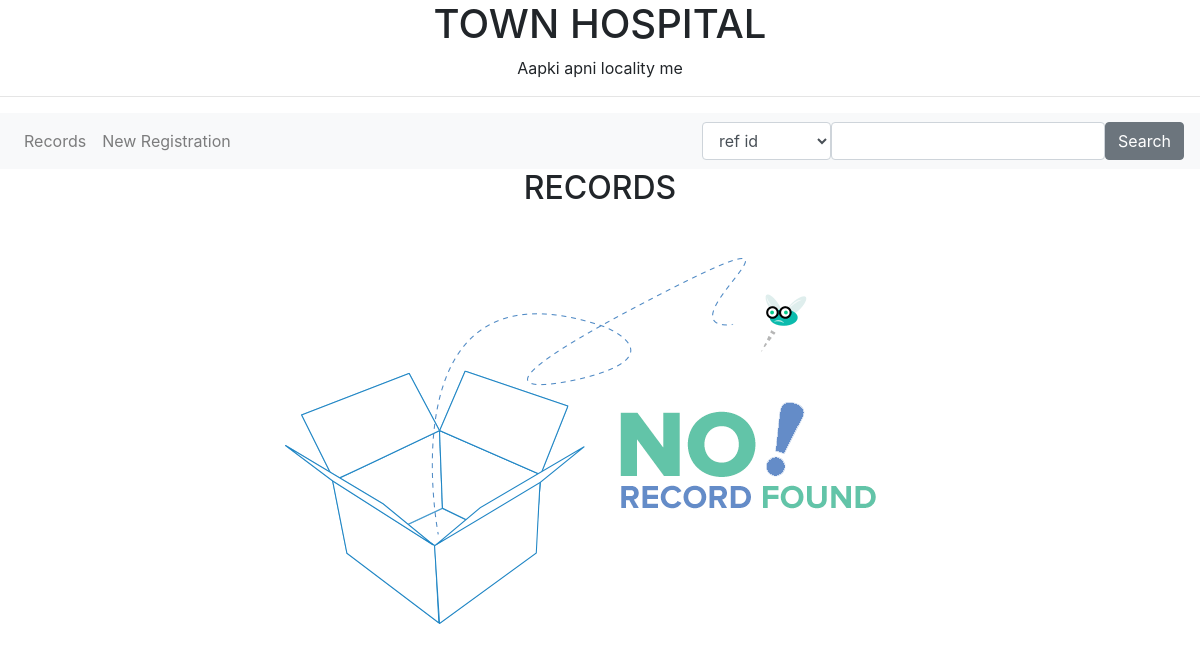
Before: /records with the older database file.
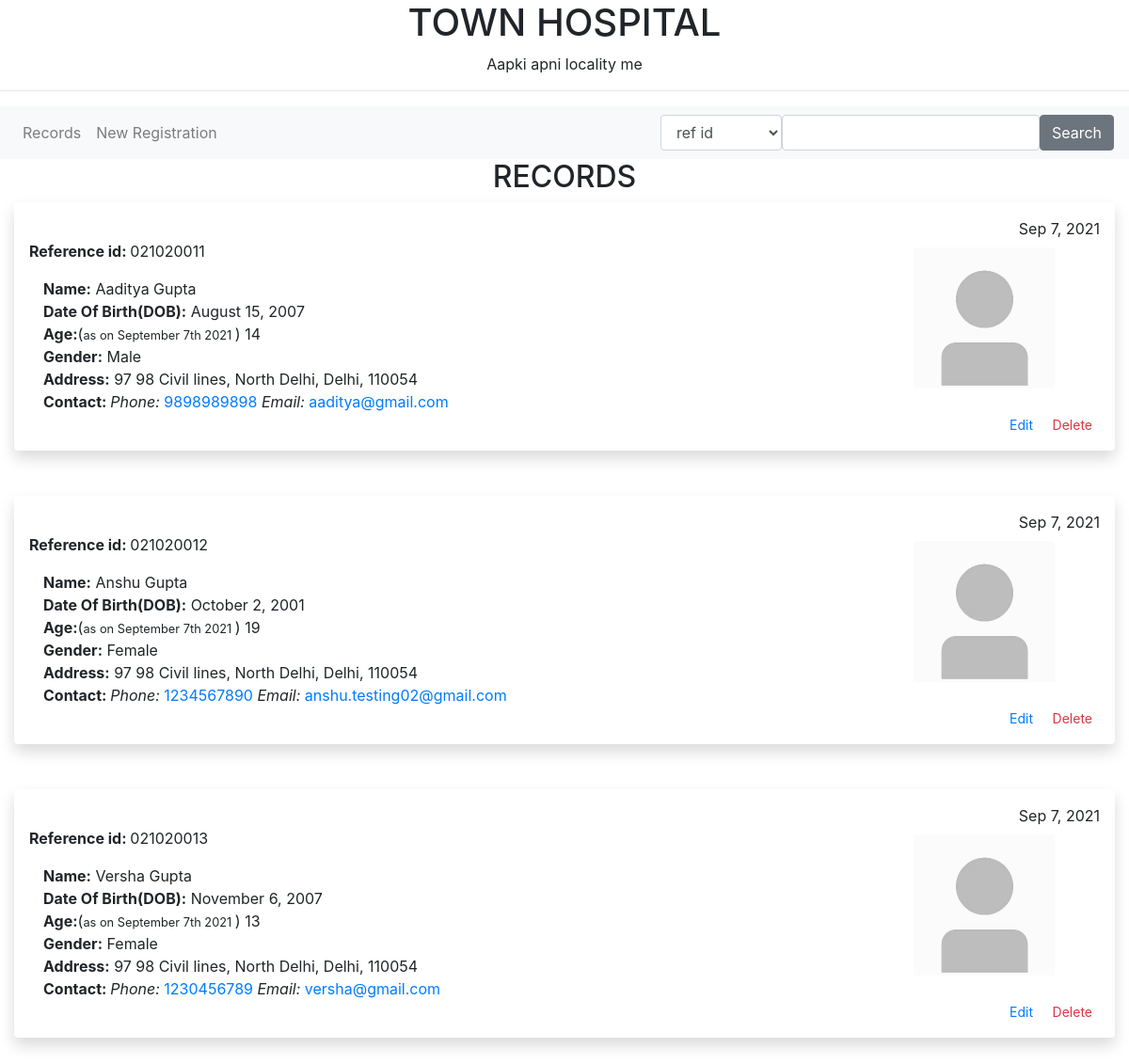
After: the same page with the newer database file.
### modelshm.py (models this page shows, shortened)
class Manage(db.Model):
    id=db.Column( db.Integer, primary_key=True)
    date=db.Column('Date', db.DATE)
    fn=db.Column('First name', db.String, nullable=False)
    ln=db.Column('Last name', db.String)
    dob= db.Column('D.O.B', db.DATE)
    age=db.Column('Age', db.Integer)
    gen=db.Column('Gender', db.String)
    add1=db.Column('Address1', db.String)
    add2 = db.Column('Address2', db.String)
    add3 = db.Column('Address3', db.String)
    add4 = db.Column('Address4', db.String)
    mob=db.Column('Phone', db.Integer)
    email=db.Column('email', db.String)

### routeshm.py (the view, shortened to what this page needs)
@app.route('/')
@app.route('/records', methods=["GET", "POST"])
def home():
    k = request.form.get("key")
    val1 = request.form.get("value1")
    val2 = request.form.get("value2")
    if not  val2 and k!="gen":
        datas=Manage.query.order_by(Manage.date.desc()).all()
    return render_template('home.html', page='RECORDS', datas=datas,
                           alert_type=request.args.get("alert_type"))

### routeshm.py (called while the page is built)
@app.context_processor
def inject_permissions():
    return dict(images=set(os.listdir("static//images")))

### templates/home.html
{% extends 'base.html' %}
{% block main %}
<div>
    {% if not datas %}
    <img class="d-block mx-auto mt-5" src="{{url_for('static', filename='images/no-records.png')}}">
    {% endif %}
    {% for data in datas %}
    <div class="shadow p-3 mb-5 bg-white rounded">
        <span class="float-right">{{moment(data.date).format("ll")}}</span><br>
        <img class=" offset-2 float-right mr-5 my-2"
             {% if data.id|string in images %}
             {%set file = "images/" +data.id|string %}
                    src="{{url_for('static', filename=file)}}"
        {% else %}
                    src="{{url_for('static', filename='images/Non-profile.jpg')}}"
            {% endif %}
             height="150">
        <p><strong>Reference id: </strong>02102001{{data.id}}</p>
        <div class="col-12 offset3">
            <span><strong>Name:</strong> {{data.fn}} {{data.ln}}</span><br>
            <span><strong>Date Of Birth(DOB):</strong> {{ moment(data.dob).format("LL") }}</span><br>
            <span><strong>Age:</strong>(<small>as on {{moment().format('MMMM Do YYYY')}} </small>) {{ data.age }}</span><br>
            <span><strong>Gender:</strong> {{data.gen}}</span><br>
            <span><strong>Address:</strong> {{ data.add1 }}, {{ data.add2 }}, {{ data.add3 }}, {{ data.add4 }}</span><br>
            <span><strong>Contact: </strong>
                <em>Phone: </em><a href="tel:{{data.mob}}">{{ data.mob }}</a>
                   {%if data.email %} <em>Email:</em> <a href="mailto:{{data.email}}">{{data.email}}</a>{%endif%}
            </span><br>
        </div>
        <div class="text-right">
            <a href="{{ url_for('edit', data_id=data.id) }}" class='btn-sm btn-outline-primary text-decoration-none'>Edit</a>
        <a href="{{ url_for('delete', data_id=data.id) }}" class='btn-sm btn-outline-danger text-decoration-none'>Delete</a>
        </div>
    </div>
    {% endfor %}
</div>
{% endblock %}

### templates/base.html (shortened to what this page needs)
<!DOCTYPE html>
<html lang="en">
<head>
  <link rel="stylesheet" href="https://stackpath.bootstrapcdn.com/bootstrap/4.5.0/css/bootstrap.min.css">
</head>
<body>
<center>
    <h1>TOWN HOSPITAL</h1>
    <p>Aapki apni locality me</p>
</center>
<hr>
<nav class="navbar navbar-expand-lg navbar-light bg-light">
  <div class="collapse navbar-collapse" id="navbarsExample05">
    <ul class="navbar-nav mr-auto">
      <li class="nav-item">
        <a class="nav-link" href="{{ url_for('home') }}">Records <span class="sr-only">(current)</span></a>
      </li>
      <li class="nav-item">
        <a class="nav-link" href="{{ url_for('add') }}">New Registration</a>
      </li>
    </ul>
      <form action="{{url_for('home')}}" method="post" class="form-inline my-2 my-md-0">
          <select name="key" class="form-control form-select" id="search">
          <option value="id" selected>ref id</option>
        </select>
          <input name="value2" type="number" class="form-control" id="search_input" required>
          <button class="btn btn-secondary">Search</button>
    </form>
  </div>
</nav>
<h2 align="center">{{ page }}</h2>
<div class="container-fluid">
    {% block main %}
    {% endblock %}
</div>
</body>
</html>

Changed rows visible on the page:
added Manage: Date "Sep 7, 2021", id "1", fn "Aaditya", ln "Gupta", dob "August 15, 2007", moment "September 7th 2021", age "14", gen "Male", add1 "97 98 Civil lines", add2 "North Delhi", add3 "Delhi", add4 "110054", mob "9898989898", email "aaditya@gmail.com"
added Manage: Date "Sep 7, 2021", id "2", fn "Anshu", ln "Gupta", dob "October 2, 2001", moment "September 7th 2021", age "19", gen "Female", add1 "97 98 Civil lines", add2 "North Delhi", add3 "Delhi", add4 "110054", mob "1234567890", email "anshu.testing02@gmail.com"
added Manage: Date "Sep 7, 2021", id "3", fn "Versha", ln "Gupta", dob "November 6, 2007", moment "September 7th 2021", age "13", gen "Female", add1 "97 98 Civil lines", add2 "North Delhi", add3 "Delhi", add4 "110054", mob "1230456789", email "versha@gmail.com"
